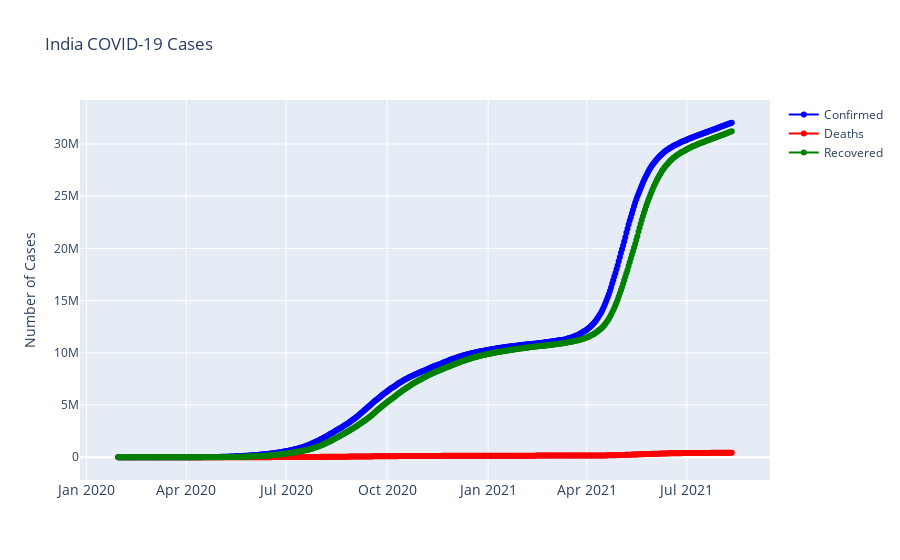

The code cell stored with this chart in its notebook:
### Markdown cell above
# Let's Do in One graph to see te day-Wise Confirmed, Deaths and Cured cases

### Code cell
fig = go.Figure()
fig.add_trace(go.Scatter(x=df_confirmed_india['Date'], y=df_confirmed_india['Confirmed'], mode='lines+markers', name='Confirmed',line=dict(color='blue', width=2)))
fig.add_trace(go.Scatter(x=df_death_india['Date'], y=df_death_india['Deaths'], mode='lines+markers', name='Deaths', line=dict(color='Red', width=2)))
fig.add_trace(go.Scatter(x=df_cured_india['Date'], y=df_cured_india['Cured'], mode='lines+markers', name='Recovered', line=dict(color='Green', width=2)))
fig.update_layout(title='India COVID-19 Cases', xaxis_tickfont_size=14,yaxis=dict(title='Number of Cases'))
fig.show()

### Figure 1 — Plotly figure (JSON) as saved in the notebook; plotly's stock layout.template omitted (floating-point values rounded to 4 significant figures; data arrays with more than 128 entries replaced by an {"elided": "..."} marker saying what was removed)
{"data": [{"line": {"color": "blue", "width": 2}, "mode": "lines+markers", "name": "Confirmed", "type": "scatter", "x": {"elided": "560 str values"}, "y": {"elided": "560 int values"}}, {"line": {"color": "Red", "width": 2}, "mode": "lines+markers", "name": "Deaths", "type": "scatter", "x": {"elided": "560 str values"}, "y": {"elided": "560 int values"}}, {"line": {"color": "Green", "width": 2}, "mode": "lines+markers", "name": "Recovered", "type": "scatter", "x": {"elided": "560 str values"}, "y": {"elided": "560 int values"}}], "layout": {"title": {"text": "India COVID-19 Cases"}, "xaxis": {"tickfont": {"size": 14}}, "yaxis": {"title": {"text": "Number of Cases"}}}}
